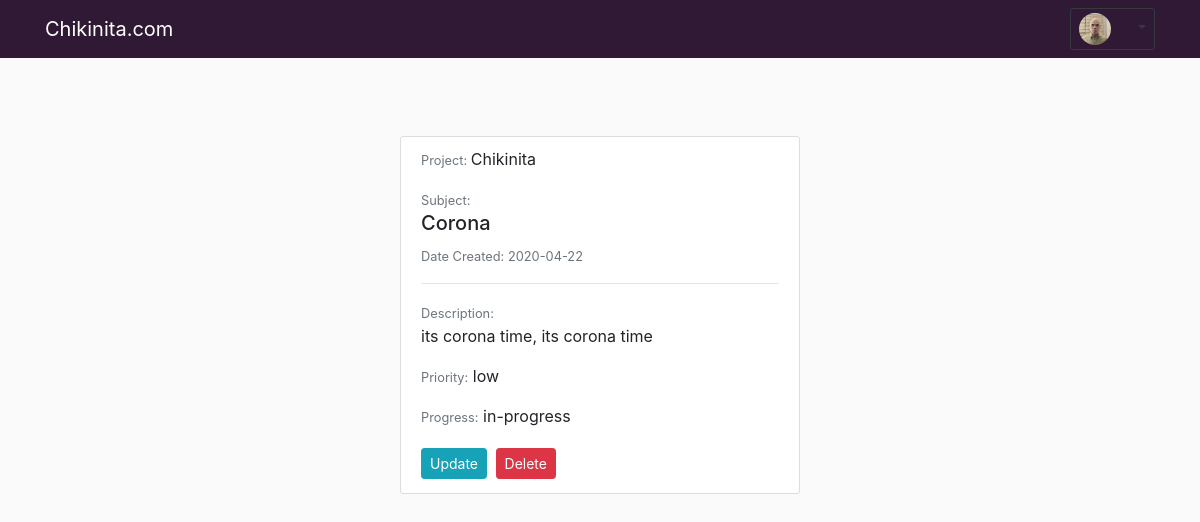
/bug/1 (signed in), run on the app's committed database.
### app/models.py (models this page shows, shortened)
class User(UserMixin, db.Model):
    id = db.Column(db.Integer, primary_key=True)
    username = db.Column(db.String(64), index=True, unique=True)
    email = db.Column(db.String(120), index=True, unique=True)
    image_file = db.Column(db.String(20), nullable=False, default='default.png')
    password_hash = db.Column(db.String(128))
    trackers = db.relationship('Tracker', backref='author', lazy='dynamic')
    last_seen = db.Column(db.DateTime, nullable=True, default=datetime.utcnow)
    def __repr__(self):
        return f"User('{self.username}', '{self.email}', '{self.image_file}, '{self.last_seen}')"

class Tracker(db.Model):
    id = db.Column(db.Integer, primary_key=True)
    project = db.Column(db.String(60), nullable=False)
    subject = db.Column(db.String(140), nullable=False)
    content = db.Column(db.String(300), nullable=False)
    priority = db.Column(db.String(16), nullable=False)
    progress = db.Column(db.String(16), nullable=False)
    date_created = db.Column(db.DateTime, default=datetime.utcnow)
    user_id = db.Column(db.Integer, db.ForeignKey('user.id'))

### app/main/routes.py (the view)
@bp.route("/bug/<int:track_id>")
def bug(track_id):
    bug = Tracker.query.get_or_404(track_id)
    return render_template('bug.html', title=bug.subject, bug=bug)

### app/main/routes.py (called while the page is built)
@bp.before_request
def before_request():
    if current_user.is_authenticated:
        current_user.last_seen = datetime.utcnow()
        db.session.commit()

### app/models.py (called while the page is built)
@login.user_loader
def load_user(id):
    return User.query.get(int(id))

### app/templates/bug.html (shortened to what this page needs)
{% extends "base.html" %}
{% block content %}
    <article class="media content-section">
        <div class="media-body">
            <div class="article-metadata">
                <p class="article label"><small class="text-muted">Project: </small>{{ bug.project.title() }}</p>
                <small class="text-muted">Subject:</small>
                <h5 class="article-content">{{ bug.subject.title() }}</h5>
                <small class="text-muted">Date Created: {{ bug.date_created.strftime('%Y-%m-%d') }}</small><hr>
                    <p class="article-label">
                    <small class="text-muted">Description:</small><br>
                    {{ bug.content }}</p>
                    <p class="article-content">
                        <small class="text-muted">Priority:</small> {{ bug.priority }}</p>
                        <small class="text-muted">Progress:</small>  {{ bug.progress }}</p>
                </div>
                <div>
                    <a class="btn btn-info btn-sm mt-1 mb-1" href="{{ url_for('main.update_bug', track_id=bug.id) }}">Update</a>
                    <button type="button", class="btn btn-danger btn-sm m-1" data-toggle="modal" data-target="#deleteModal">Delete</button>
                </div>
    </article>
{% endblock content %}

### app/templates/base.html (shortened to what this page needs)
<!DOCTYPE html>
<html lang="en">
<head>
  <link rel="stylesheet" href="https://maxcdn.bootstrapcdn.com/bootstrap/4.4.1/css/bootstrap.min.css">
  <link href="{{ url_for('static', filename='main.css') }}" rel="stylesheet">
</head>
<body>
  <nav class="navbar navbar-expand-lg navbar-dark bg-dark_purple fixed-top">
    <div class="container">
      <a class="navbar-brand" href="{{ url_for('main.index') }}">Chikinita.com</a>
        {% if current_user.is_anonymous %}
        {% else %}
          <div class="dropdown">
            <button type="button" class="btn dropdown-toggle btn-sm btn-outline-dark" data-toggle="dropdown">
            <img class="rounded-circle small-image img-fluid"
            src="{{ url_for('static', filename='profile_pics/' + current_user.image_file) }}">
            <span class="sr-only">(current)</span></button>
          </div>
        {% endif %}
      </nav>
<div class="container">
  {% block content %}
  {% endblock %}
</div>
    </body>
    </html>

### app/static/main.css (style rules this page uses)
body { padding-top: 56px; background-color: #fafafa; margin-top: 5rem; font-size: 1em; }
.bg-dark_purple { background-color: #301934; }
.content-section { background: #ffffff; padding: 10px 20px; border: 1px solid #dddddd; border-radius: 3px; margin-bottom: 20px; margin-left: auto; margin-right: auto; width: auto; max-width: 25em; }
.small-image { height: 32px; width: 32px; margin-right: 20px; vertical-align: middle; }

### data on the page
User: image_file (picture)
Tracker: project "Chikinita", subject "Corona", date_created "2020-04-22", content "its corona time, its corona time", priority "low", progress "in-progress"
